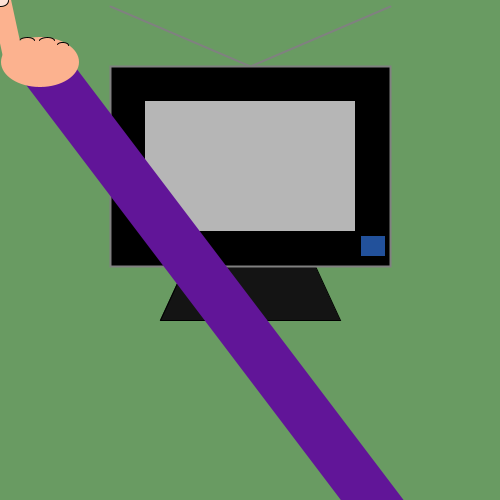
Frame 1 (no input)
Frame 60 (the mouse pressed at the canvas centre just before this capture): identical to frame 1, image omitted
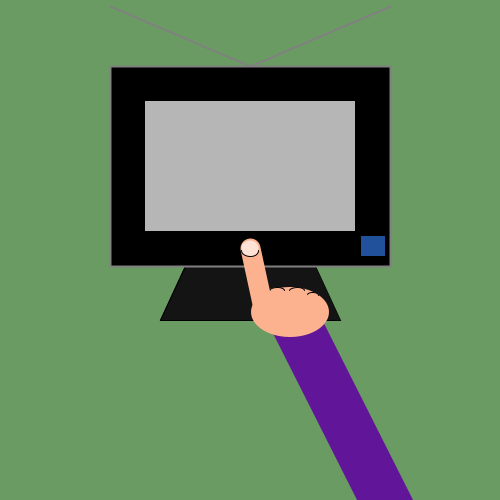
Frame 120 (the mouse held since frame 60 and released just before this capture)

The Processing sketch that drew these frames (run headless with seeded random() and noise(); from frame 60 on, the mouse is pressed at the canvas centre):

// Processing sketch: processing_10907
// ── processing_10907.pde

// What's On T.V.?
// By William Iannuzzi
// July 3, 2010

boolean button = false;  //T.V. is off by default

void setup ()  {
  size (500,500);
  rectMode(CENTER);
  smooth();
}

void draw()  {
  background(105,155,98);
  
//Draw The Television
   
   //T.V. Base
    stroke(0);
    fill(20);
    triangle(width/2,height/4,width/2-90,height/2+70, width/2+90,height/2+70);
    
    //Antennae
    stroke(128);
    strokeWeight(2);
    line(width/2,height/3 - 100, width/2-140, height/3-160);
    line(width/2,height/3 - 100, width/2+140, height/3-160);
    
    //Body
    fill(0);
    rect(width/2,height/3,280,200);
   
    //Blue Power button
    noStroke();
    fill(34,81,155);
    rect(373,246,24,20);
 
// Draw The Screen and Fuzzy Picture When Power Is Turned On

  // fuzzy picture when power is on
  if (button)  {
    for(int x = width/2 - 103; x < width/2 + 104; x+=5)  {
      for(int y = height/3 - 62; y < height/3 + 65; y+=5)  {
        fill(random(255),random(255),random(255));
        rect(x,y,5,5);
      }
    }
  } else {
    //draw grey screen when power is off
  fill(182);
  rect(width/2,height/3,210,130);
   }
   
// Draw Movable Hand

  //arm
  stroke(97,21,152);
  strokeWeight(50);
  line(width/2 + 160, height + 50, mouseX+40,mouseY+62);
  
  //fist
  noStroke();
  fill(252,178,143);
  ellipse(mouseX+40,mouseY+62,78,50); 
  
  //knuckles
  stroke(0);
  strokeWeight(1);
  arc (mouseX+27,mouseY+40,15,5,PI,2*PI);
  arc (mouseX+47,mouseY+40,15,5,PI,2*PI);
  arc (mouseX+63,mouseY+45,12,5,190*PI/180,365*PI/180);
  
  //index finger
  strokeWeight(20);
  stroke(252,178,143);
  line(mouseX+15,mouseY+67,mouseX,mouseY-2); 
  
  //fingernail
  noStroke();
  fill(255,225,214);
  ellipse (mouseX,mouseY-2,17,15);
  
  //cuticle
  stroke(0);
  strokeWeight(1);
  arc(mouseX,mouseY,17,13,0,PI);  
}

// When blue button is pressed, the power switches on and off
void mousePressed ()  {
  if (mouseX > 361 && mouseX < 385 && mouseY > 236 && mouseY < 256)  {
    button = !button;
  }
}

  
